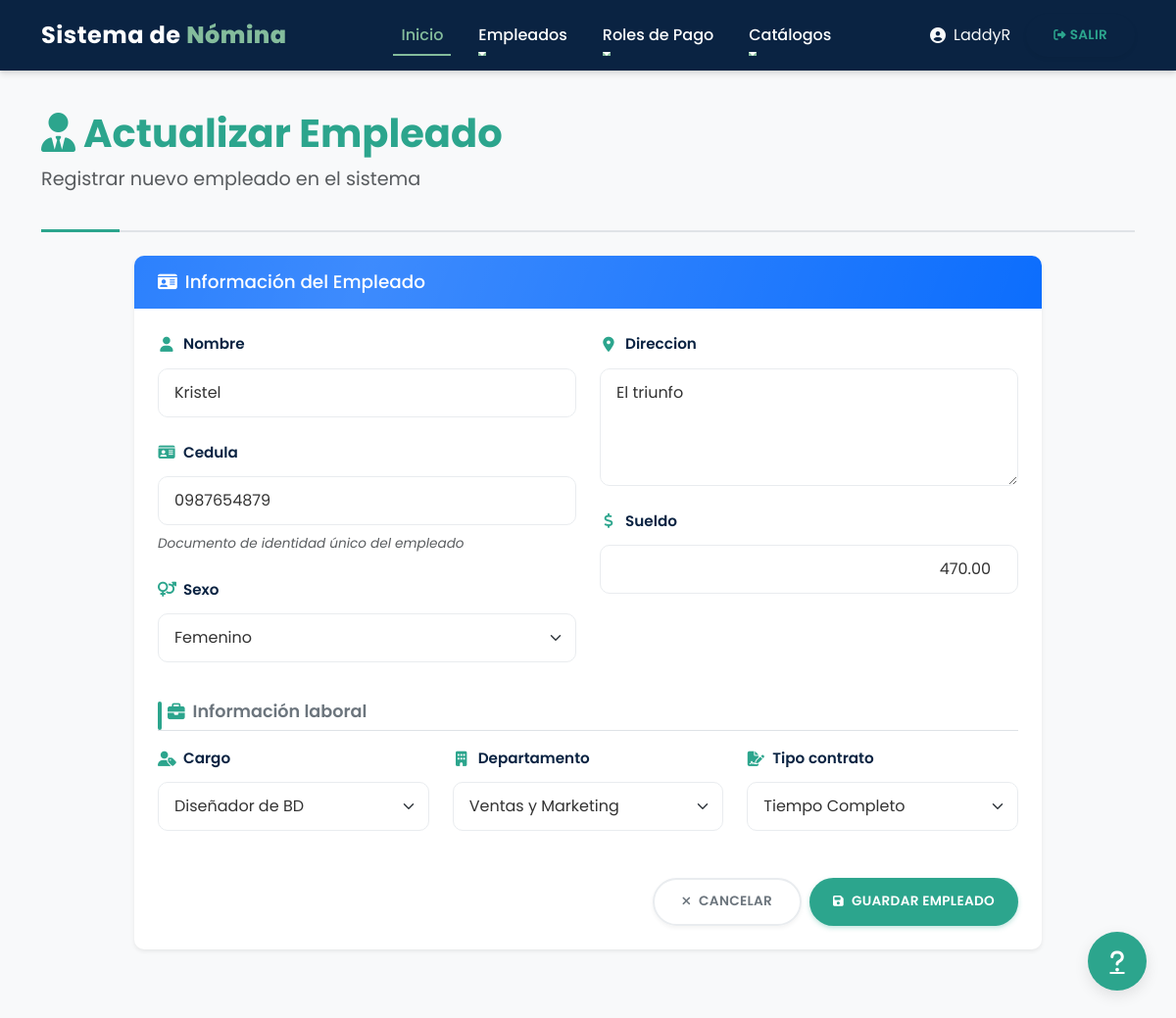
Screenshot of /actualizar_empleado/1/ (signed in) with the database file from the repository.
### Nomina/models.py (models this page shows, shortened)
class Empleado(models.Model):
    SEXO_CHOICES = [
        ('M', 'Masculino'),
        ('F', 'Femenino'),
    ]
    nombre = models.CharField(max_length=100)
    cedula = models.CharField(max_length=20, unique=True)
    direccion = models.TextField()
    sexo = models.CharField(max_length=1, choices=SEXO_CHOICES)
    sueldo = models.DecimalField(max_digits=10, decimal_places=2)
    cargo = models.ForeignKey(Cargo, on_delete=models.CASCADE)
    departamento = models.ForeignKey(Departamento, on_delete=models.CASCADE)
    tipo_contrato = models.ForeignKey(TipoContrato, on_delete=models.CASCADE)

### Nomina/views.py (the view, shortened to what this page needs)
# urls.py: path('actualizar_empleado/<int:id>/', views.actualizar_empleado,name='actualizar_empleado'),
@login_required
def actualizar_empleado(request, id):
    contexto = {'title': "Actualizar Empleado"}
    empleado = get_object_or_404(Empleado, pk=id)
    if request.method == "GET":
        form = EmpleadoForm(instance=empleado)
        contexto['form'] = form
        return render(request, 'empleado/create.html', contexto)

### Nomina/forms.py
class EmpleadoForm(forms.ModelForm):
    class Meta:
        model = Empleado
        fields = '__all__'
        widgets = {
            'nombre': TextInput(attrs={'class': 'form-control', 'placeholder': 'Nombre completo del empleado'}),
            'cedula': TextInput(attrs={'class': 'form-control', 'placeholder': 'Ej: 12.345.678'}),
            'sexo': Select(attrs={'class': 'form-select'}, choices=[('', 'Seleccione género'), ('M', 'Masculino'), ('F', 'Femenino')]),
            'direccion': Textarea(attrs={'class': 'form-control', 'rows': '3', 'placeholder': 'Dirección completa del empleado'}),
            'sueldo': NumberInput(attrs={'class': 'form-control', 'step': '0.01', 'min': '0', 'placeholder': '0.00'}),
            'cargo': Select(attrs={'class': 'form-select'}),
            'departamento': Select(attrs={'class': 'form-select'}),
            'tipo_contrato': Select(attrs={'class': 'form-select'})
        }

### Nomina/models.py (called while the page is built)
    def __str__(self):
        return self.descripcion

    def __str__(self):
        return self.descripcion

    def __str__(self):
        return self.descripcion

### template/empleado/create.html (shortened to what this page needs)
{% extends 'home.html' %}
{% block content %}
<div class="container py-4">
    <header class="page-header mb-4">
        <h1 class="display-5 fw-bold text-primary">
            <i class="fas fa-user-tie me-2"></i>{{ title }}
        </h1>
        <p class="lead text-muted">Registrar nuevo empleado en el sistema</p>
    </header>
    <div class="row">
        <div class="col-lg-10 mx-auto">
            <div class="card shadow-sm mb-4">
                <div class="card-header bg-primary text-white py-3">
                    <h5 class="mb-0"><i class="fas fa-id-card me-2"></i>Información del Empleado</h5>
                </div>
                <div class="card-body p-4">
                    <form method="post">
                        <div class="row">
                            <div class="col-md-6">
                                <div class="mb-4">
                                    <label for="{{ form.nombre.id_for_label }}" class="form-label">
                                        <i class="fas fa-user text-primary me-2"></i>{{ form.nombre.label|default:"Nombre completo" }}
                                    </label>
                                    {{ form.nombre }}
                                </div>
                                <div class="mb-4">
                                    <label for="{{ form.cedula.id_for_label }}" class="form-label">
                                        <i class="fas fa-id-card text-primary me-2"></i>{{ form.cedula.label|default:"Cédula de identidad" }}
                                    </label>
                                    {{ form.cedula }}
                                    <div class="form-text text-muted">
                                        Documento de identidad único del empleado
                                    </div>
                                </div>
                                <div class="mb-4">
                                    <label for="{{ form.sexo.id_for_label }}" class="form-label">
                                        <i class="fas fa-venus-mars text-primary me-2"></i>{{ form.sexo.label|default:"Sexo" }}
                                    </label>
                                    {{ form.sexo }}
                                </div>
                            </div>
                            <div class="col-md-6">
                                <div class="mb-4">
                                    <label for="{{ form.direccion.id_for_label }}" class="form-label">
                                        <i class="fas fa-map-marker-alt text-primary me-2"></i>{{ form.direccion.label|default:"Dirección" }}
                                    </label>
                                    {{ form.direccion }}
                                </div>
                                <div class="mb-4">
                                    <label for="{{ form.sueldo.id_for_label }}" class="form-label">
                                        <i class="fas fa-dollar-sign text-primary me-2"></i>{{ form.sueldo.label|default:"Sueldo" }}
                                    </label>
                                    {{ form.sueldo }}
                                </div>
                            </div>
                        </div>
                        <div class="row mt-3">
                            <div class="col-12">
                                <h5 class="border-bottom pb-2 mb-3 text-secondary">
                                    <i class="fas fa-briefcase me-2"></i>Información laboral
                                </h5>
                            </div>
                            <div class="col-md-4">
                                <div class="mb-4">
                                    <label for="{{ form.cargo.id_for_label }}" class="form-label">
                                        <i class="fas fa-user-tag text-primary me-2"></i>{{ form.cargo.label|default:"Cargo" }}
                                    </label>
                                    {{ form.cargo }}
                                </div>
                            </div>
                            <div class="col-md-4">
                                <div class="mb-4">
                                    <label for="{{ form.departamento.id_for_label }}" class="form-label">
                                        <i class="fas fa-building text-primary me-2"></i>{{ form.departamento.label|default:"Departamento" }}
                                    </label>
                                    {{ form.departamento }}
                                </div>
                            </div>
                            <div class="col-md-4">
                                <div class="mb-4">
                                    <label for="{{ form.tipo_contrato.id_for_label }}" class="form-label">
                                        <i class="fas fa-file-signature text-primary me-2"></i>{{ form.tipo_contrato.label|default:"Tipo de Contrato" }}
                                    </label>
                                    {{ form.tipo_contrato }}
                                </div>
                            </div>
                        </div>
                        <div class="d-flex justify-content-end gap-2 mt-4">
                            <a href="{% url 'Nomina:listar_empleados' %}" class="btn btn-outline-secondary">
                                <i class="fas fa-times me-2"></i>Cancelar
                            </a>
                            <button type="submit" class="btn btn-primary px-4">
                                <i class="fas fa-save me-2"></i>Guardar Empleado
                            </button>
                        </div>
                    </form>
                </div>
            </div>
        </div>
    </div>
</div>
{% endblock %}

### template/home.html (shortened to what this page needs)
{% load static %}
<!DOCTYPE html>
<html lang="es">
<head>
  {% load static %}
  <link href={% static 'css/bootstrap.min.css' %} rel="stylesheet">
  <link href="https://cdnjs.cloudflare.com/ajax/libs/font-awesome/6.4.0/css/all.min.css" rel="stylesheet">
</head>
<body>
  <nav class="navbar navbar-expand-lg navbar-dark sticky-top">
    <div class="container">
      <a class="navbar-brand" href="{% url 'home' %}">Sistema de <span>Nómina</span></a>
      <div class="collapse navbar-collapse" id="navbarNav">
        <ul class="navbar-nav mx-auto">
          {% if user.is_authenticated %}
            <li class="nav-item">
              <a class="nav-link active" href="{% url 'home' %}">Inicio</a>
            </li>
            <li class="nav-item dropdown">
              <a class="nav-link dropdown-toggle" href="#" id="empleadosDropdown" role="button" data-bs-toggle="dropdown">
                Empleados
              </a>
            </li>
            <li class="nav-item dropdown">
              <a class="nav-link dropdown-toggle" href="#" id="rolesDropdown" role="button" data-bs-toggle="dropdown">
                Roles de Pago
              </a>
            </li>
            <li class="nav-item dropdown">
              <a class="nav-link dropdown-toggle" href="#" id="catalogosDropdown" role="button" data-bs-toggle="dropdown">
                Catálogos
              </a>
            </li>
          {% endif %}
        </ul>
        <div class="d-flex align-items-center">
          {% if user.is_authenticated %}
            <div class="me-3 d-flex align-items-center text-light">
              <i class="fas fa-user-circle me-2"></i>
              <span>{{ user.username }}</span>
            </div>
            <a class="btn btn-outline-primary" href="{% url 'Nomina:logout' %}">
              <i class="fas fa-sign-out-alt me-1"></i> Salir
            </a>
          {% else %}
            <a class="btn btn-outline-primary me-2" href="{% url 'Nomina:signin' %}">Iniciar Sesión</a>
            <a class="btn btn-primary" href="{% url 'Nomina:signup' %}">Registrarse</a>
          {% endif %}
        </div>
      </div>
    </div>
  </nav>
  {% block content %}{% endblock content %}
  <a href="#" class="floating-btn" title="Ayuda">
    <i class="fas fa-question"></i>
  </a>
</body>
</html>

### template/home.html (style rules this page uses)
:root { --primary-color: #031926; --secondary-color: #2CA58D; --accent-color: #84BC9C; --light-color: #F5F5F5; --light-accent: #E9ECEF; --text-color: #333; --text-light: #ffffff; --text-muted: #6C757D; --border-radius: 10px; --shadow-sm: 0 2px 6px rgba(0, 0, 0, 0.08); --shadow-md: 0 4px 12px rgba(0, 0, 0, 0.1); --shadow-lg: 0 8px 24px rgba(0, 0, 0, 0.15); --transition: all 0.3s ease; }
body { font-family: 'Poppins', sans-serif; color: var(--text-color); overflow-x: hidden; background-color: var(--light-color); line-height: 1.6; }
.navbar { background-color: var(--primary-color) !important; box-shadow: var(--shadow-md); padding: 12px 0; }
.navbar-brand { font-weight: 700; color: var(--text-light) !important; font-size: 1.5rem; letter-spacing: 0.5px; }
.navbar-brand span { color: var(--accent-color) !important; font-weight: 800; }
.nav-link { font-weight: 500; color: var(--text-light) !important; margin: 0 10px; transition: var(--transition); padding: 8px 0; position: relative; }
.nav-link:after { content: ''; position: absolute; width: 0; height: 2px; background: var(--accent-color); bottom: 0; left: 0; transition: var(--transition); }
.nav-link:hover:after, .nav-link.active:after { width: 100%; }
.nav-link:hover, .nav-link.active { color: var(--accent-color) !important; }
.btn { border-radius: 50px; font-weight: 600; padding: 10px 24px; transition: var(--transition); text-transform: uppercase; letter-spacing: 0.5px; font-size: 0.85rem; box-shadow: var(--shadow-sm); }
.btn-primary { background-color: var(--secondary-color); border-color: var(--secondary-color); }
.btn-outline-primary { border-color: var(--secondary-color); color: var(--secondary-color); }
.text-primary { color: var(--secondary-color) !important; }
.dropdown-toggle::after { margin-left: 0.5em; vertical-align: middle; }
.floating-btn { position: fixed; bottom: 30px; right: 30px; width: 60px; height: 60px; border-radius: 50%; background-color: var(--secondary-color); color: white; display: flex; align-items: center; justify-content: center; font-size: 1.5rem; box-shadow: 0 5px 15px rgba(0, 0, 0, 0.1); z-index: 999; transition: all 0.3s ease; }

### rows the page displays
Empleado: nombre "Kristel", cedula "0987654879", sexo "Femenino", direccion "El triunfo", sueldo "470.00", cargo "Diseñador de BD", departamento "Ventas y Marketing", tipo_contrato "Tiempo Completo"

### other values shown
{{ user.username }} "LaddyR"
{{ title }} "Actualizar Empleado"
